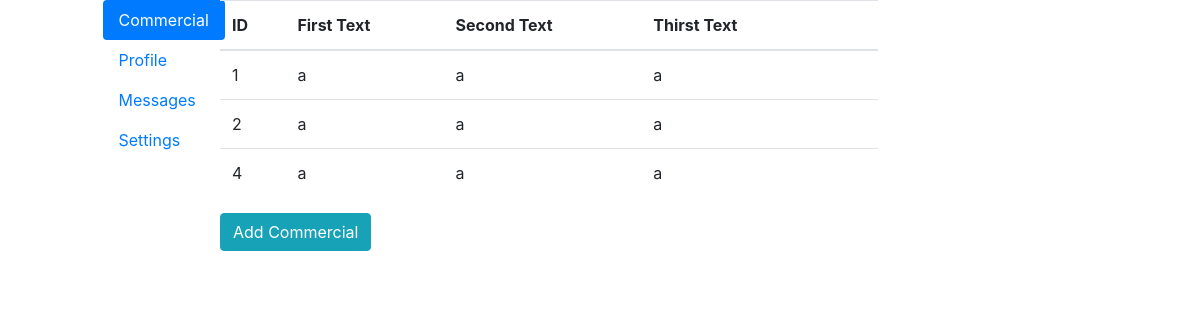
/settings/, run on an earlier commit of the app's database.
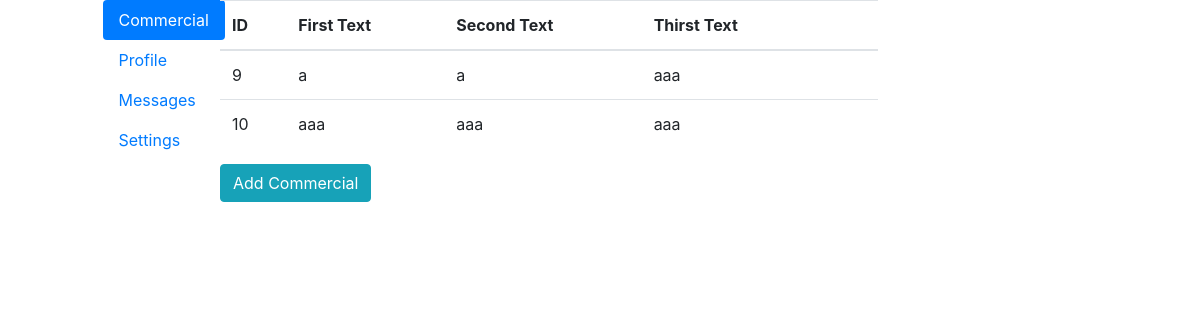
And on a later commit of the database.
### Settings/models.py (models this page shows)
class Commercials(models.Model):
    first_text = models.CharField(max_length=15)
    second_text = models.CharField(max_length=50)
    thirst_text = models.CharField(max_length=50)
    image_name = models.CharField(max_length=100)
    commercials_image = models.ImageField(upload_to='images')

### Settings/views.py (the view)
# urls.py: path('', views.homeSetting, name='settings'),
def homeSetting(request):
    commercials = Commercials.objects.all().values()
    template = loader.get_template('settings/homeSetting.html')
    context = {
        'title': 'view',
        'commercials': commercials
    }
    return HttpResponse(template.render(context, request))

### Settings/templates/settings/homeSetting.html (shortened to what this page needs)
<!DOCTYPE html>
<html lang="en">
<head>
    {% load static %}
    <link rel="stylesheet" type="text/css" href="{% static 'css/bootstrap.min.css' %}">
    <link rel="stylesheet" type="text/css" href="{% static 'css/font-awesome.min.css' %}">
    <link rel="stylesheet" type="text/css" href="{% static 'css/upload-image.css' %}">
</head>
<body>
<div class="row">
    <dir class="col-1"></dir>
    <div class="col-1">
        <div class="nav flex-column nav-pills" id="v-pills-tab" role="tablist" aria-orientation="vertical">
          <a class="nav-link active" id="v-pills-home-tab" data-toggle="pill" href="#v-pills-home" role="tab" aria-controls="v-pills-home" aria-selected="true">Commercial</a>
          <a class="nav-link" id="v-pills-profile-tab" data-toggle="pill" href="#v-pills-profile" role="tab" aria-controls="v-pills-profile" aria-selected="false">Profile</a>
          <a class="nav-link" id="v-pills-messages-tab" data-toggle="pill" href="#v-pills-messages" role="tab" aria-controls="v-pills-messages" aria-selected="false">Messages</a>
          <a class="nav-link" id="v-pills-settings-tab" data-toggle="pill" href="#v-pills-settings" role="tab" aria-controls="v-pills-settings" aria-selected="false">Settings</a>
        </div>
    </div>
    <div class="col-7">
        <div class="tab-content" id="myTabContent">
          <div class="tab-content" id="v-pills-tabContent">
          <div class="tab-pane fade show active" id="v-pills-home" role="tabpanel" aria-labelledby="v-pills-home-tab">
              {% if title == 'view' %}
                {% include "settings/viewCommercial.html" %}
              {% elif title == 'update' %}
                {% include "settings/updateCommercial.html" %}
              {% else %}
                {% include "settings/addCommercial.html" %}
              {% endif %}
          </div>
        </div>
        </div>
    </div>
</div>
{% load static %}
</body>
</html>

### Settings/templates/settings/viewCommercial.html (shortened to what this page needs)
{% load bootstrap_icons %}
<div class="container">
<table class="table table-hover">
    <thead>
      <tr>
        <th>ID</th>
        <th>First Text</th>
        <th>Second Text</th>
        <th>Thirst Text</th>
        <th></th>
      </tr>
    </thead>
    <tbody>
    {% for i in commercials %}
      <tr>
        <td>{{ i.id }}</td>
        <td>{{ i.first_text }}</td>
        <td>{{ i.second_text }}</td>
        <td>{{ i.thirst_text }}</td>
        <td>
            <ul class="list-inline m-0">
            </ul></td>
      </tr>
    {% endfor %}
    </tbody>
  </table>
  <a href="addCommercial/" class="btn btn-info" role="button">Add Commercial</a>
</div>

What changed in the data, as far as the page shows it:
removed Commercials: id "1", first_text "a", second_text "a", thirst_text "a"
removed Commercials: id "2", first_text "a", second_text "a", thirst_text "a"
removed Commercials: id "4", first_text "a", second_text "a", thirst_text "a"
added Commercials: id "9", first_text "a", second_text "a", thirst_text "aaa"
added Commercials: id "10", first_text "aaa", second_text "aaa", thirst_text "aaa"
